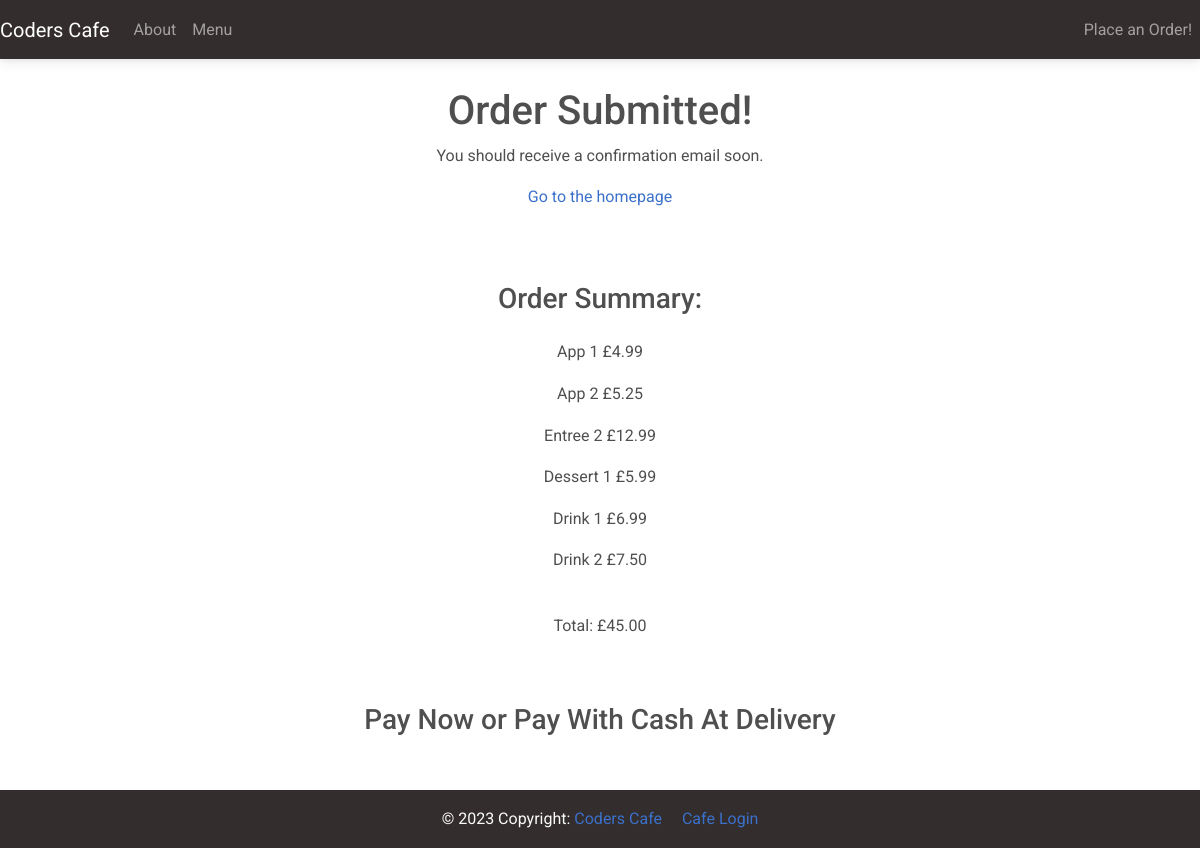
Screenshot of /order-confirmation/42 with the database file from the repository.
### customer/models.py (models this page shows, shortened)
class MenuItem(models.Model):
    name = models.CharField(max_length=100)
    description = models.TextField()
    image = models.ImageField(upload_to='menu_images/')
    price = models.DecimalField(max_digits=5, decimal_places=2)
    category = models.ManyToManyField('Category', related_name='item')

class OrderModel(models.Model):
    created_on = models.DateTimeField(auto_now_add=True)
    price = models.DecimalField(max_digits=7, decimal_places=2)
    items = models.ManyToManyField('MenuItem', related_name='order', blank=True)
    name = models.CharField(max_length=50, blank=True)
    email = models.CharField(max_length=50, blank=True)
    street = models.CharField(max_length=50, blank=True)
    city = models.CharField(max_length=50, blank=True)
    state = models.CharField(max_length=15, blank=True)
    zip_code = models.IntegerField(blank=True, null=True)
    is_paid = models.BooleanField(default=False)
    is_shipped = models.BooleanField(default=False)

### customer/views.py (the view, shortened to what this page needs)
# urls.py: path('order-confirmation/<int:pk>', OrderConfirmation.as_view(), name='order-confirmation'),
class OrderConfirmation(View):
    def get(self, request, pk, *args, **kwargs):
        order = OrderModel.objects.get(pk=pk)
        context = {
            'pk': order.pk,
            'items': order.items,
            'price': order.price,
        }
        return render(request, 'customer/order_confirmation.html', context)

### customer/templates/customer/order_confirmation.html (shortened to what this page needs)
{% extends 'customer/base.html' %}
{% block content %}
<div class="container mb-5">
    <div class="row justify-content-center mt-1">
        <div class="col-md-5 col-sm-12 p-4 text-center">
            <h1>Order Submitted!</h1>
            <p>You should receive a confirmation email soon.</p>
            <a href="{% url 'index' %}">Go to the homepage</a>
        </div>
    </div>
    <div class="row justify-content-center mt-5">
        <div class="col-md-5 col-sm-12 text-center">
            <h3 class="pb-3">Order Summary:</h3>
            {% for item in items.all %}
            <p>{{ item.name }} <span class="pl-3">£{{ item.price }}</span></p>
            {% endfor %}
            <p class="font-weight-bold pt-4">Total: £{{ price }}</p>
        </div>
    </div>
    <div class="row justify-content-center pb-2 pt-5">
        <div class="col-md-6 text-center">
            <h3>Pay Now or Pay With Cash At Delivery</h3>
        </div>
    </div>
    <div class="row justify-content-center pb-5">
    </div>
</div>
{% endblock content %}

### rows the page displays
MenuItem: name "App 1", price "4.99"
MenuItem: name "App 2", price "5.25"
MenuItem: name "Entree 2", price "12.99"
MenuItem: name "Dessert 1", price "5.99"
MenuItem: name "Drink 1", price "6.99"
MenuItem: name "Drink 2", price "7.50"
OrderModel: price "45.00"
